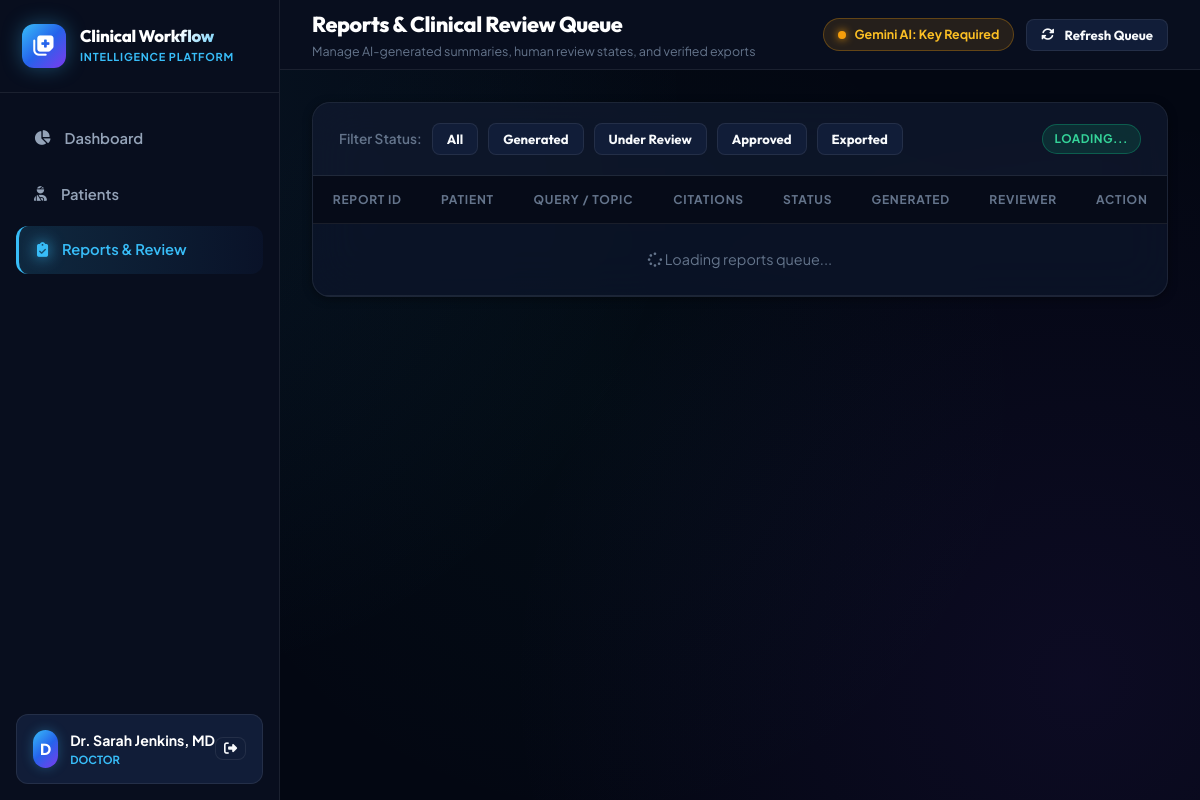
The app's page /reports-queue (signed in) with its own data.
### models/user_model.py (models this page shows, shortened)
class User(db.Model):
    __tablename__ = "users"
    id = db.Column(db.Integer, primary_key=True)
    name = db.Column(db.String(120), nullable=False)
    email = db.Column(db.String(120), unique=True, nullable=False, index=True)
    password_hash = db.Column(db.String(256), nullable=False)
    role = db.Column(db.String(32), nullable=False, default=UserRole.DOCTOR)
    specialty = db.Column(db.String(120), nullable=True, default="General Medicine")
    created_at = db.Column(db.DateTime, default=utc_now)
    uploaded_documents = db.relationship("Document", backref="uploader", lazy=True)
    reviewed_reports = db.relationship("Report", backref="reviewer", lazy=True)
    audit_logs = db.relationship("AuditLog", backref="user", lazy=True)

### app.py (the view)
    @app.route("/reports-queue")
    def reports_queue_view():
        if "user_id" not in session:
            return redirect(url_for("login_view"))
        return render_template("reports.html")

### templates/reports.html (shortened to what this page needs)
{% extends "base.html" %}
{% block content %}
<header class="top-navbar">
  <div>
    <h2 class="page-title">Reports & Clinical Review Queue</h2>
    <p style="font-size: 0.78rem; color: var(--text-muted);">Manage AI-generated summaries, human review states, and verified exports</p>
  </div>
  <div class="header-actions">
    <div id="navbar-ai-status" class="ai-status-pill warning" onclick="openModal('ai-settings-modal')">
      <span class="status-dot amber"></span>
      <span>Gemini AI: Key Required</span>
    </div>
    <button class="btn btn-secondary btn-sm" onclick="loadAllReports()">
      <i class="fas fa-sync-alt"></i> Refresh Queue
    </button>
  </div>
</header>
<div class="content-body">
  <div class="card">
    <div class="card-header">
      <div style="display: flex; gap: 10px; align-items: center;">
        <span style="font-size: 0.85rem; color: var(--text-muted); font-weight: 600;">Filter Status:</span>
        <button class="btn btn-secondary btn-sm" onclick="filterStatus('')">All</button>
        <button class="btn btn-secondary btn-sm" onclick="filterStatus('GENERATED')">Generated</button>
        <button class="btn btn-secondary btn-sm" onclick="filterStatus('UNDER_REVIEW')">Under Review</button>
        <button class="btn btn-secondary btn-sm" onclick="filterStatus('APPROVED')">Approved</button>
        <button class="btn btn-secondary btn-sm" onclick="filterStatus('EXPORTED')">Exported</button>
      </div>
      <div id="queue-count-badge" class="badge badge-indexed">Loading...</div>
    </div>
    <div class="card-body" style="padding: 0;">
      <table class="data-table">
        <thead>
          <tr>
            <th>Report ID</th>
            <th>Patient</th>
            <th>Query / Topic</th>
            <th>Citations</th>
            <th>Status</th>
            <th>Generated</th>
            <th>Reviewer</th>
            <th>Action</th>
          </tr>
        </thead>
        <tbody id="reports-queue-tbody">
          <tr>
            <td colspan="8" style="text-align: center; padding: 24px; color: var(--text-muted);">
              <i class="fas fa-spinner fa-spin"></i> Loading reports queue...
            </td>
          </tr>
        </tbody>
      </table>
    </div>
  </div>
</div>
{% endblock %}

### templates/base.html (shortened to what this page needs)
<!DOCTYPE html>
<html lang="en" data-theme="cyber">
<head>
  <link rel="stylesheet" href="https://cdnjs.cloudflare.com/ajax/libs/font-awesome/6.5.1/css/all.min.css">
  <link rel="stylesheet" href="{{ url_for('static', filename='css/style.css') }}">
</head>
<body>
  <div class="app-container">
    {% if current_user %}
    <aside class="app-sidebar">
      <div class="brand-header">
        <div class="brand-logo">
          <i class="fas fa-notes-medical"></i>
        </div>
        <div class="brand-title">
          <h1>Clinical Workflow</h1>
          <span>Intelligence Platform</span>
        </div>
      </div>
      <nav class="sidebar-nav">
        <a href="/" class="nav-link {% if request.path == '/' %}active{% endif %}" id="nav-dashboard">
          <i class="fas fa-chart-pie"></i>
          <span>Dashboard</span>
        </a>
        <a href="/patients" class="nav-link {% if request.path.startswith('/patients') %}active{% endif %}" id="nav-patients">
          <i class="fas fa-user-injured"></i>
          <span>Patients</span>
        </a>
        <a href="/reports-queue" class="nav-link {% if request.path == '/reports-queue' %}active{% endif %}" id="nav-reports">
          <i class="fas fa-clipboard-check"></i>
          <span>Reports & Review</span>
        </a>
      </nav>
      <div class="user-profile-widget">
        <div class="user-avatar">
          {{ current_user.name[:1] }}
        </div>
        <div class="user-info">
          <div class="user-name">{{ current_user.name }}</div>
          <div class="user-role-badge">{{ current_user.role }}</div>
        </div>
        <button onclick="handleLogout()" class="btn btn-secondary btn-sm" title="Log out" style="padding: 4px 8px;">
          <i class="fas fa-sign-out-alt"></i>
        </button>
      </div>
    </aside>
    {% endif %}
    <div class="main-wrapper">
      {% block content %}{% endblock %}
    </div>
  </div>
</body>
</html>

### records on screen
User: name "D", name "Dr. Sarah Jenkins, MD", role "DOCTOR"
